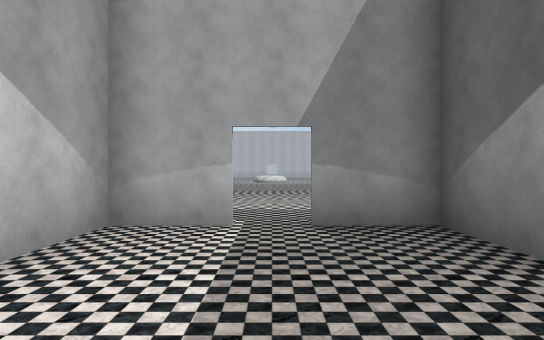
view 1 (above)

23 first-person views from a walk through a scene from a Unity 3-D project. The camera is 1.4 m above the floor, looks level and sees 75° across. Doors are open. The floor is counted in squares, 2 m on a side. Each view is taken from the middle of a square. On the plan, view 1 faces up. The plan holds only what a view shows up to about 11 squares ahead; the rest is blank. The place goes on beyond the plan. The player is left out. Some surface patterns are stand-ins.

view 2
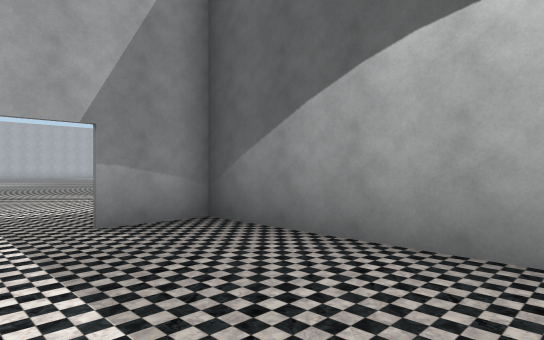

view 3
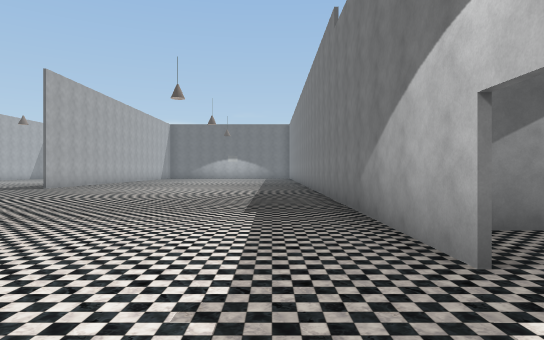

view 4
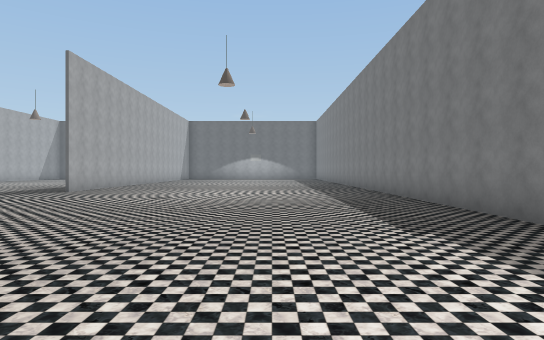

view 5
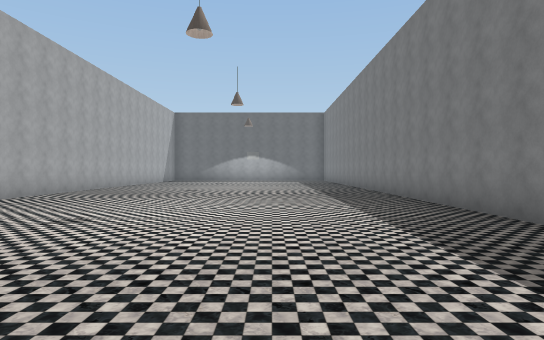

view 6
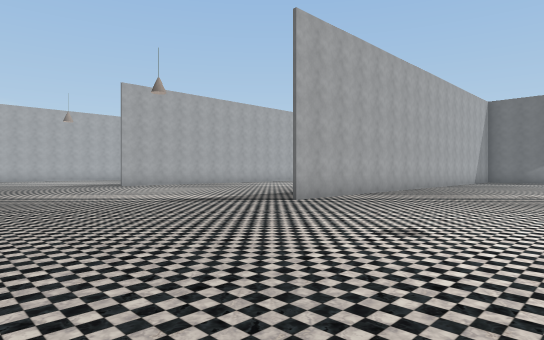

view 7
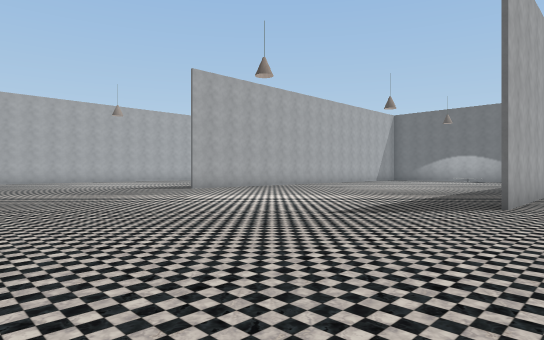

view 8
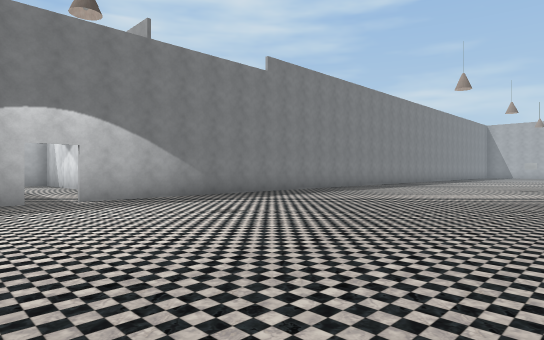

view 9
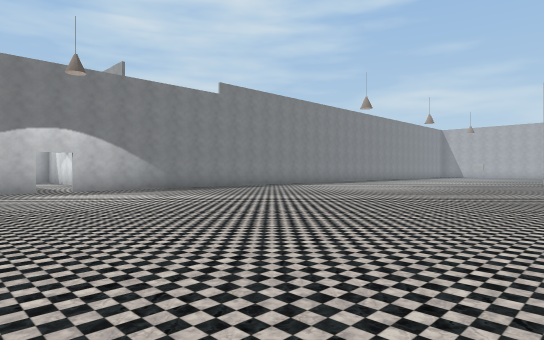

view 10
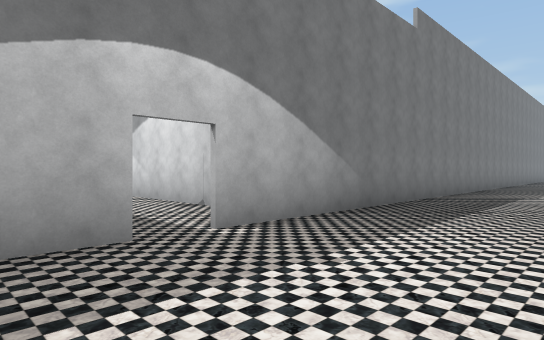

view 11
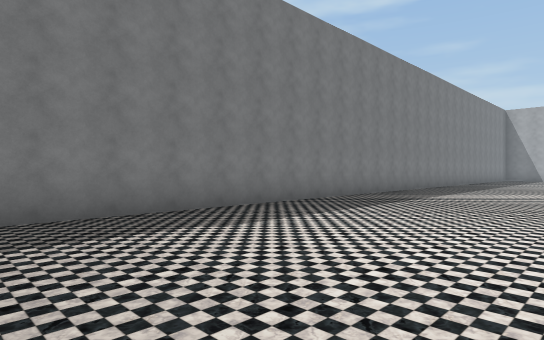

view 12
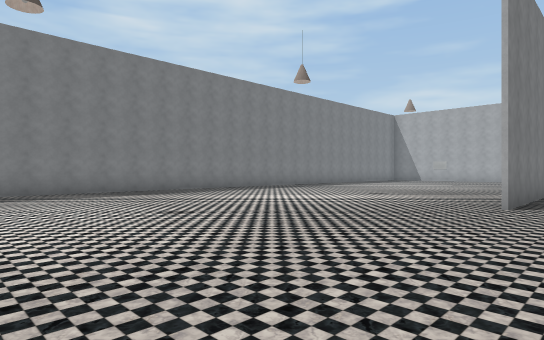

view 13
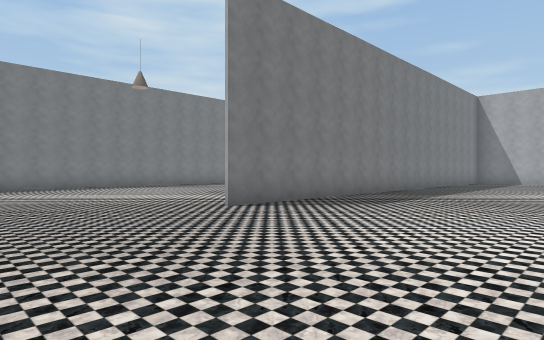

view 14
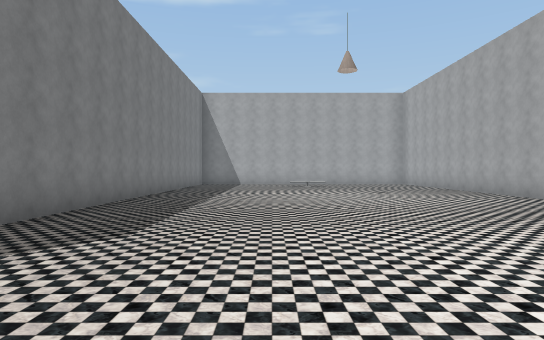

view 15
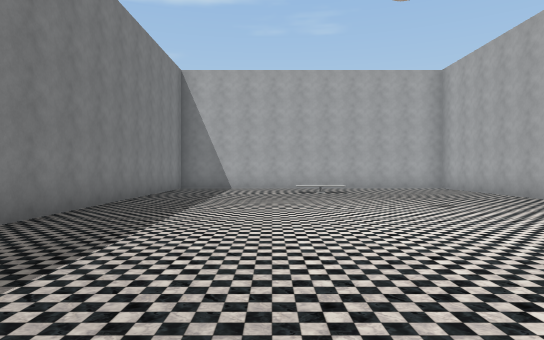

view 16
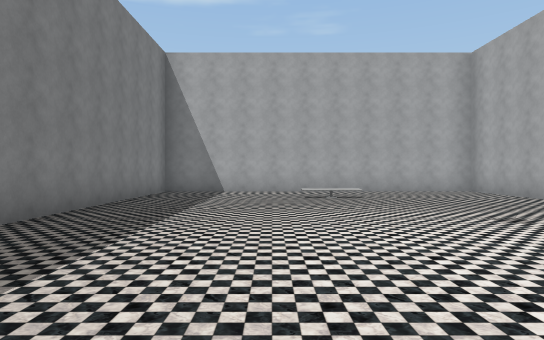

view 17
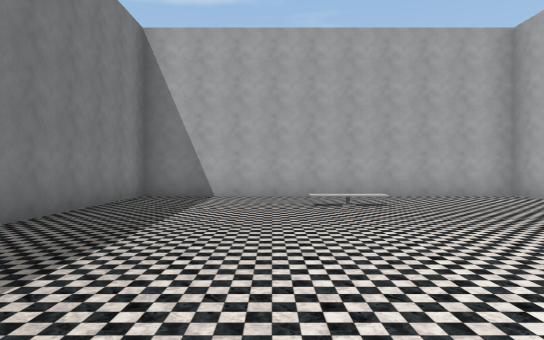

view 18
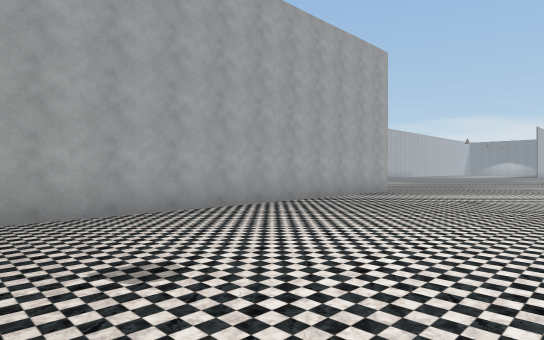

view 19
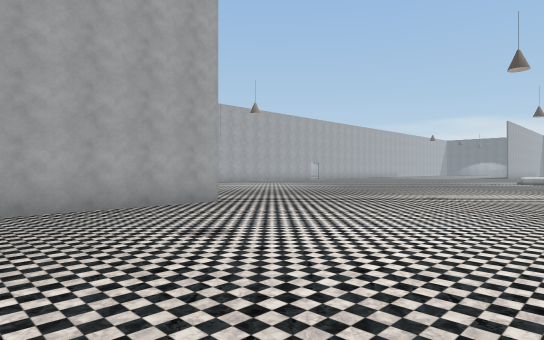

view 20
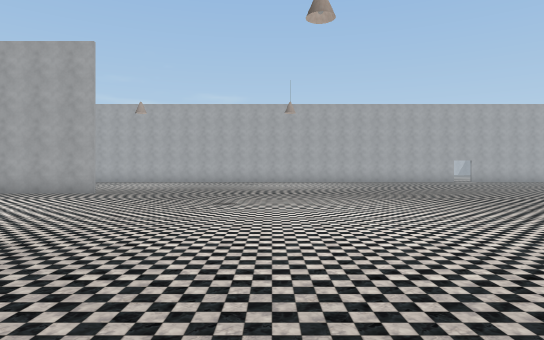

view 21
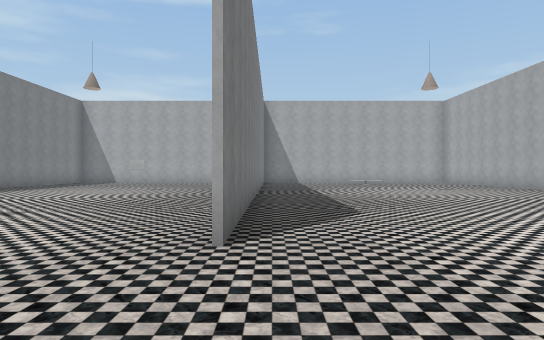

view 22
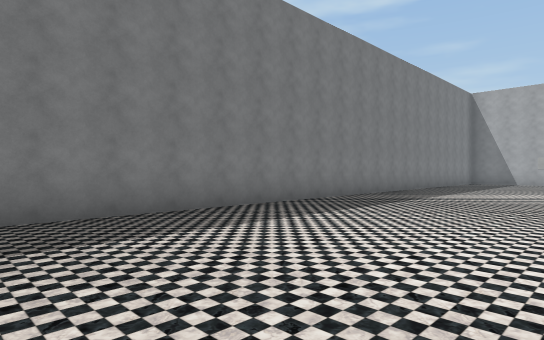

view 23
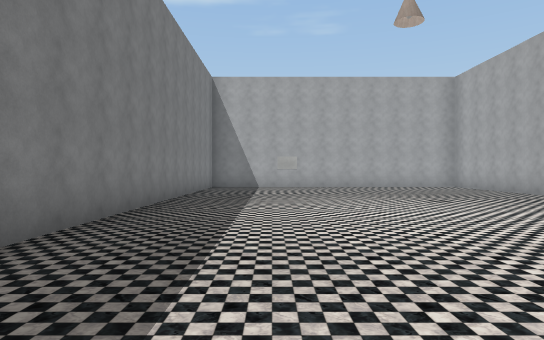

### Floor plan
Points are (right, up) in squares from view 1. A wall is a line through its corners. A room is listed if a view was taken in it or the views show most of it. See-through windows are left out.
Room 1 (views 1, 2)
walls: (-0.5, 4.4) (-2, 4.4) (-2, -0.5); (2.1, 0.4) (2.1, 4.4) (0.5, 4.4)
ways out: open door at (0, 4.5) to room 2
Room 2 (views 3, 4, 5, 6, 7, 8, 9, 10, 11, 12, 13, 14, 15, 16, 17, 18, 19, 20, 21, 22, 23)
walls: (-16.1, 24.4) (-32.4, 24.4) (-32.4, 14.6) (-16.2, 14.6); (0.4, 4.6) (15, 4.6); (-27.6, 14.4) (-29, 14.4); (15.1, 14.4) (11.2, 14.4); (-29, 4.6) (-0.5, 4.6)
ways out: open door at (0, 4.5) to room 1

Positions as (right, up) in squares from view 1, and headings:
1: (0, 0), facing up
2: (-1, 0), facing up-right
3: (-2, 6), facing right
4: (0, 8), facing right
5: (4, 8), facing right
6: (5, 9), facing up-right
7: (4, 13), facing up-right
8: (2, 13), facing down-left
9: (3, 17), facing down-left
10: (2, 8), facing down-left
11: (-6, 10), facing down-left
12: (-9, 16), facing down-left
13: (-12, 20), facing down-left
14: (-15, 18), facing left
15: (-19, 18), facing left
16: (-21, 18), facing left
17: (-23, 18), facing left
18: (-27, 19), facing up-right
19: (-21, 18), facing up-right
20: (-11, 14), facing up
21: (-13, 15), facing left
22: (-13, 10), facing down-left
23: (-18, 7), facing left
